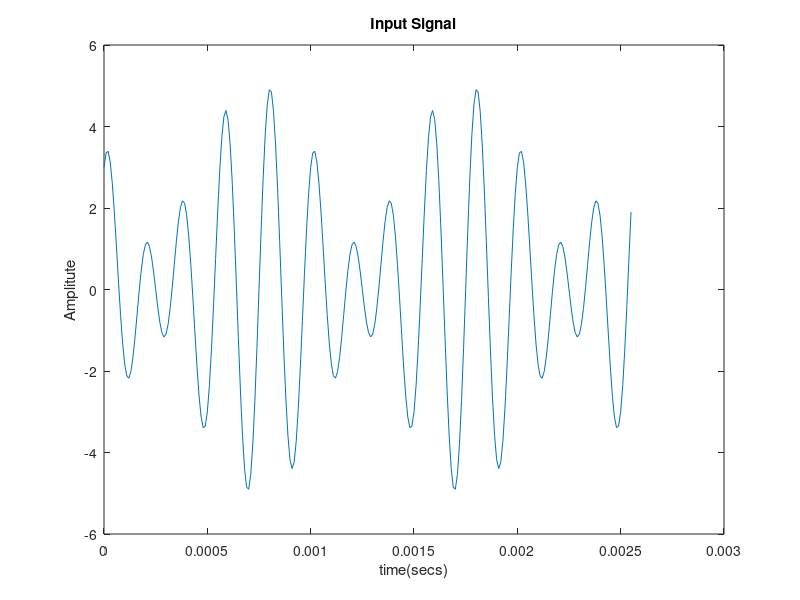
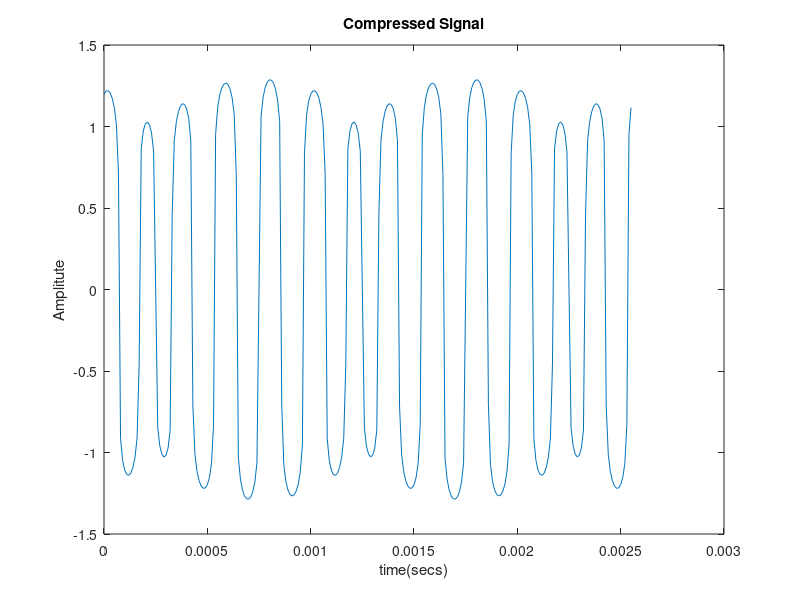
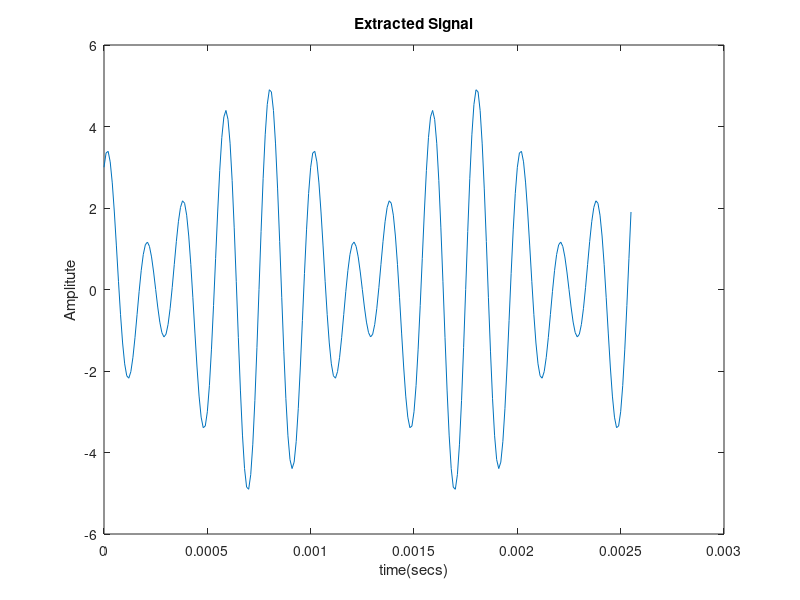
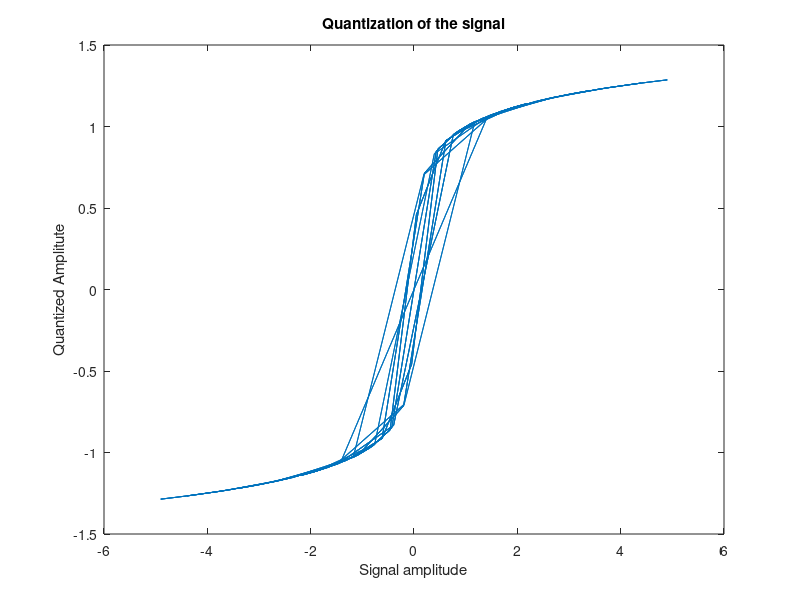

The MATLAB source for these figures, in order:
clear all;
u=255;
Fs=100e3;
t=[0:1/Fs:255*1/Fs]; %63,127,255 for different number of samples
L=length(t);
x=3*cos(2*pi*t*5e3)+2*sin(2*pi*t*4e3);

%uniform quantization
V=max(abs(x));
bit_sig=1;
quant1 = (floor(x*(2^(bit_sig-1))/V))*(V/(2^(bit_sig-1)));

bit_sig=2;
quant2 = (floor(x*(2^(bit_sig-1))/V))*(V/(2^(bit_sig-1)));

%k=sqrt(3^2 + 2^2);
y=sign(x).*log(1+u.*abs(x))/log(1+u);

z=sign(y).*((1+u).^abs(y)-1)/u;

MSE=sum((z-x).^2);

figure(1);
plot(t,x);
title('Input Signal');
xlabel('time(secs)');
ylabel('Amplitute');

figure(2);
plot(t,y);
title('Compressed Signal');
xlabel('time(secs)');
ylabel('Amplitute');

figure(3);
plot(t,z);
title('Extracted Signal');
xlabel('time(secs)');
ylabel('Amplitute');

figure(4);
plot(sign(x).*abs(x), y);
title('Quantization of the signal');
xlabel('Signal amplitude');
ylabel('Quantized Amplitute');

figure(5);
plot(t, quant1);
title('Uniform 1 bit quantization of the signal');
xlabel('time(s)');
ylabel('Quantized Amplitute');

figure(6);
plot(t, quant2);
title('Uniform 2 bits quantization of the signal');
xlabel('time(s)');
ylabel('Quantized Amplitute');


disp(MSE);